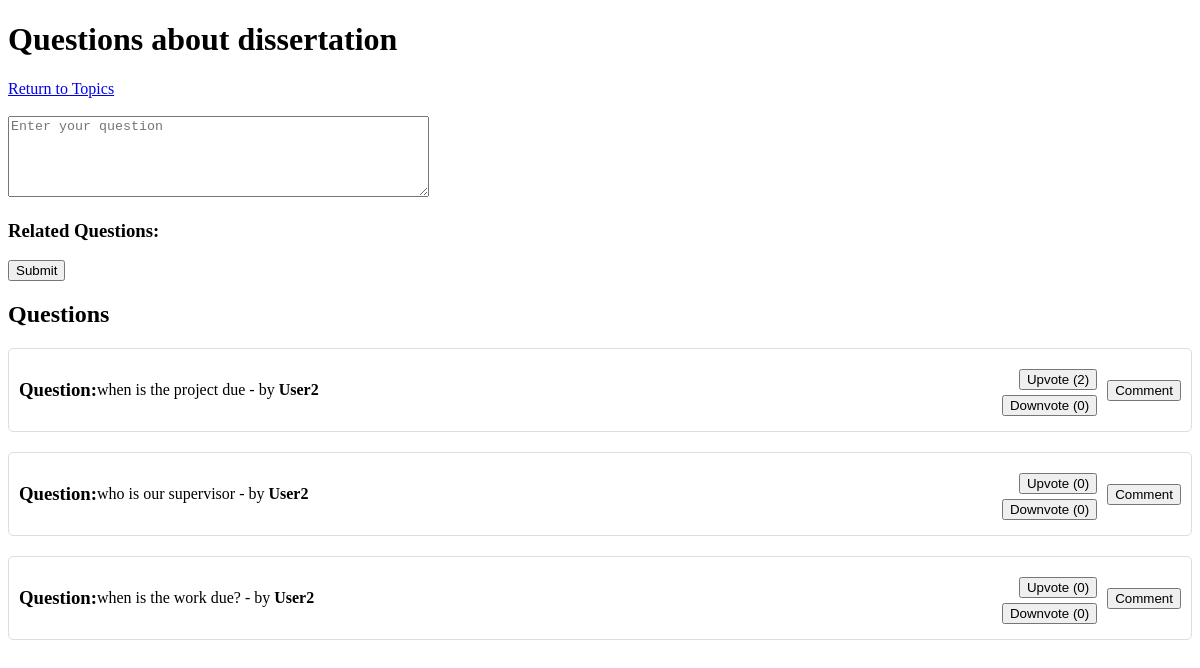
Screenshot of /topics/1 with the database file from the repository.
### app/models.py (models this page shows, shortened)
class Topic(db.Model):
    id = db.Column(db.Integer, primary_key=True)
    title = db.Column(db.String(100), nullable=False)
    description = db.Column(db.Text, nullable=True)
    questions = db.relationship('Question', back_populates='topic')

class Question(db.Model):
    id = db.Column(db.Integer, primary_key=True)
    content = db.Column(db.Text, nullable=False)
    topic_id = db.Column(db.Integer, db.ForeignKey('topic.id'), nullable=False)
    topic = db.relationship('Topic', back_populates='questions')
    answers = db.relationship('Answer', backref='question', lazy=True)
    upvotes = db.Column(db.Integer, default=0)
    downvotes = db.Column(db.Integer, default=0)
    comments = relationship('Comment', back_populates='question', lazy=True)
    user_id = db.Column(db.Integer, db.ForeignKey('user.id'), nullable=True)  # Reference to the user who posted the question
    user = db.relationship('User', backref='questions')

class User(db.Model, UserMixin):
    id = db.Column(db.Integer, primary_key=True)
    username = db.Column(db.String(80), unique=True, nullable=False)
    email = db.Column(db.String(120), unique=True, nullable=False)
    password = db.Column(db.String(128), nullable=False)
    role = db.Column(db.String(10), nullable=False)  # 'student' or 'teacher'
    is_teacher = db.Column(db.Boolean, default=False)
    comments = relationship('Comment', back_populates='author', lazy=True)
    notifications = db.relationship('Notification', backref='user', lazy='dynamic')

### app/routes.py (the view, shortened to what this page needs)
@app.route('/topics/<int:topic_id>', methods=['GET', 'POST'])
def topic_questions(topic_id):
    topic = Topic.query.get_or_404(topic_id)
    threshold = 0.95  # Set similarity threshold for manual check
    questions = Question.query.filter_by(topic_id=topic_id).order_by(Question.upvotes.desc()).all()
    questions_with_answers = []
    for question in questions:
        answers = Answer.query.filter_by(question_id=question.id).all()
        questions_with_answers.append((question, answers))
    similar_question = None
    return render_template('topic_questions.html',
                           topic=topic,
                           questions_with_answers=questions_with_answers,
                           similar_question=similar_question)

### app/templates/topic_questions.html (shortened to what this page needs)
<!DOCTYPE html>
<html lang="en">
<head>
</head>
<body>
    <h1>Questions about {{ topic.title }}</h1>
    <a href="{{ url_for('list_topics') }}">Return to Topics</a>
    <br><br>
    {% if 'user_id' not in session or session['role'] != 'teacher' %}
    <form method="post">
        <textarea name="question" rows="5" cols="50" placeholder="Enter your question"></textarea>
        <br>
        <div id="related-questions">
            <h3>Related Questions:</h3>
        </div>
        <button type="submit">Submit</button>
    </form>
    {% endif %}
    <div id="questions">
        {% if questions_with_answers %}
            <h2>Questions</h2>
            {% for question, answers in questions_with_answers %}
            <div class="container">
                <h3>Question: </h3>
                <div class="question-content">
                    <p>{{ question.content }} - by <strong>{{ question.user.username }}</strong></p>
                </div>
                <div class="vote-buttons">
                    <form action="{{ url_for('upvote', question_id=question.id) }}" method="post" style="display: inline;">
                        <button type="submit">Upvote ({{ question.upvotes }})</button>
                    </form>
                    <form action="{{ url_for('downvote', question_id=question.id) }}" method="post" style="display: inline;">
                        <button type="submit">Downvote ({{ question.downvotes }})</button>
                    </form>
                </div>
                {% if current_user.role != 'teacher' %}
                <button onclick="document.getElementById('comment-form-{{ question.id }}').style.display='block'">Comment</button>
                {% endif %}
            </div>
            {% endfor %}
        {% else %}
            <p>No questions yet.</p>
        {% endif %}
    </div>
</body>
</html>

### app/templates/topic_questions.html (style rules this page uses)
.vote-buttons { margin-top: 10px; }
.vote-buttons button { margin-right: 10px; }
.container { display: flex; justify-content: space-between; align-items: center; margin-bottom: 20px; padding: 10px; border: 1px solid #ddd; border-radius: 5px; }
.question-content { flex-grow: 1; }
.vote-buttons { display: flex; flex-direction: column; align-items: flex-end; }
.vote-buttons form { margin-bottom: 5px; }

### rows the page displays
Topic: title "dissertation"
Question: content "when is the project due", user.username "User2", upvotes "2", downvotes "0"
Question: content "who is our supervisor", user.username "User2", upvotes "0", downvotes "0"
Question: content "when is the work due?", user.username "User2", upvotes "0", downvotes "0"
